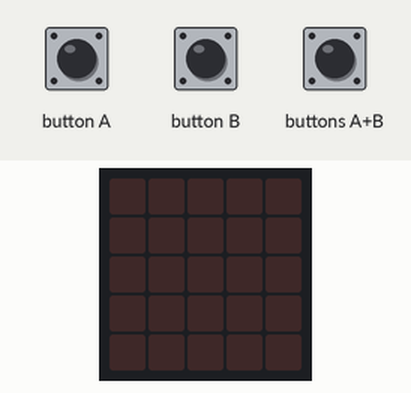
This program was run on a simulated BBC micro:bit (MakeCode). Parts: the board's 5×5 LED display. The inputs (shaded band) are chosen by the test bench.

Above: at 1.2 s.
1.3 s: button A pressed for 0.15 s
At 1.5 s:
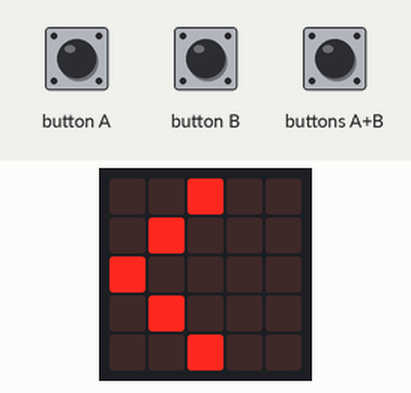
4.4 s: buttons A+B pressed for 0.15 s
At 4.6 s:
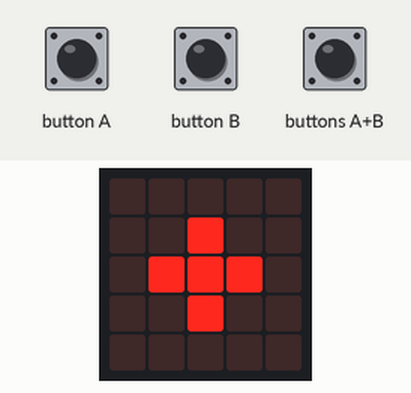
7.1 s: button B pressed for 3.2 s
At 7.3 s:
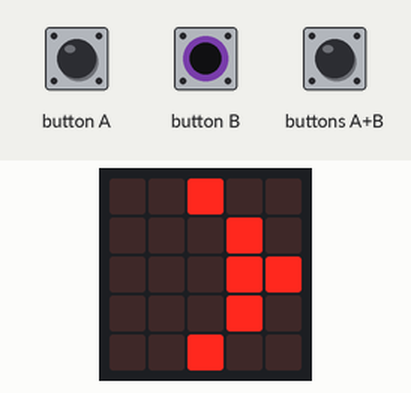
11.8 s: button A pressed for 3.2 s
At 12.4 s:
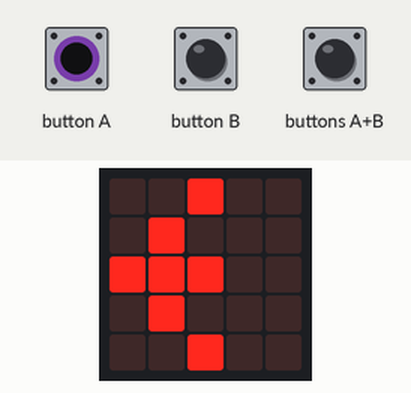
16.5 s: buttons A+B pressed for 3.2 s
At 17.11 s:
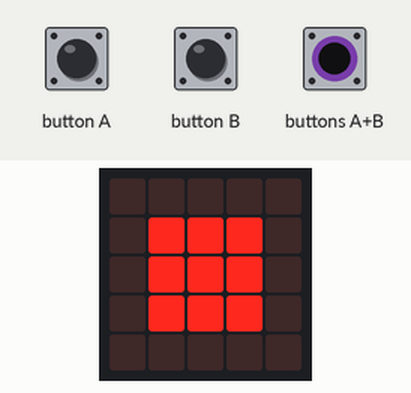
Timing chart, 0 to 19.5 s (numbered marks = the images above; inputs shaded):
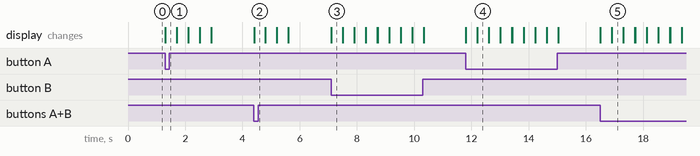

The program:

main.ts
```typescript
basic.forever(function () {
    if (input.buttonIsPressed(Button.AB)) {
        basic.showLeds(`
            . . . . .
            . . # . .
            . # # # .
            . . # . .
            . . . . .
            `)
        basic.showLeds(`
            . . . . .
            . # # # .
            . # # # .
            . # # # .
            . . . . .
            `)
        basic.showLeds(`
            . . # . .
            . # # # .
            # # # # #
            . # # # .
            . . # . .
            `)
        basic.clearScreen()
    } else {
        if (input.buttonIsPressed(Button.A)) {
            basic.showLeds(`
                . . # . .
                . # . . .
                # . . . .
                . # . . .
                . . # . .
                `)
            basic.showLeds(`
                . . # . .
                . # . . .
                # # # . .
                . # . . .
                . . # . .
                `)
            basic.showLeds(`
                . . # . .
                . # . . .
                # # # # .
                . # . . .
                . . # . .
                `)
            basic.showLeds(`
                . . # . .
                . # . . .
                # # # # #
                . # . . .
                . . # . .
                `)
            basic.clearScreen()
        } else {
            if (input.buttonIsPressed(Button.B)) {
                basic.showLeds(`
                    . . # . .
                    . . . # .
                    . . . # #
                    . . . # .
                    . . # . .
                    `)
                basic.showLeds(`
                    . . # . .
                    . . . # .
                    . . # # #
                    . . . # .
                    . . # . .
                    `)
                basic.showLeds(`
                    . . # . .
                    . . . # .
                    . # # # #
                    . . . # .
                    . . # . .
                    `)
                basic.showLeds(`
                    . . # . .
                    . . . # .
                    # # # # #
                    . . . # .
                    . . # . .
                    `)
                basic.clearScreen()
            }
        }
    }
})
```

test.ts
```typescript
// aquí va el archivo "tests"; esto no se compilará cuando este paquete se utilice como una extensión.
```

Measured:
- after the input at 1.3 s, the display: changes at once (image 1)
- after the input at 4.4 s, the display: changes at once (image 2)
- after the input at 7.1 s, the display: changes at once (image 3)
- after the input at 11.8 s, the display: first changes at once (image 4 shows a later state)
- after the input at 16.5 s, the display: first changes at once (image 5 shows a later state)
- what the display in image 3 shows lasts 0.4 s, from 7.1 s to 7.5 s
